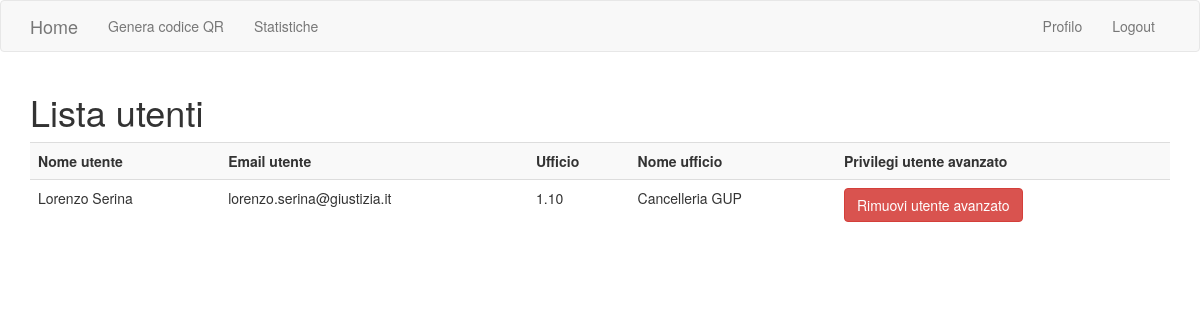
Page /su/utenti (signed in) on the earlier database version.
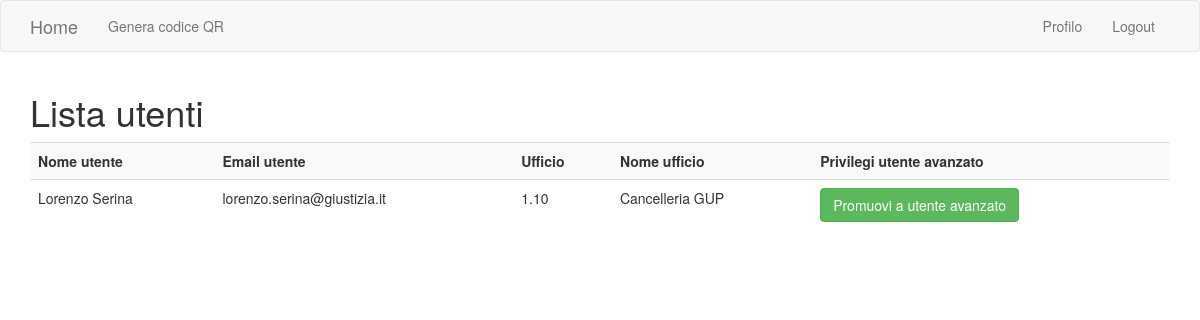
Same page on the later database version.
### app/models.py (models this page shows, shortened)
class User(UserMixin, db.Model):  # type: ignore
    id = db.Column(db.Integer, primary_key=True)
    nome = db.Column(db.String(32), index=True)
    cognome = db.Column(db.String(32), index=True)
    email = db.Column(db.String(64), index=True, unique=True)
    password = db.Column(db.String(128))
    nome_ufficio = db.Column(db.String(32), index=True)
    ufficio = db.Column(db.String(32), index=True)
    confirmed = db.Column(db.Boolean, default=False)
    superuser=db.Column(db.Boolean, default=False)

### app/superuser.py (the view)
@bp.route('/utenti', methods=('GET', 'POST'))
@login_required
def see_users():
    users=User.query.filter(User.email!=current_app.config["ADMIN_MAIL"]).all()
    return render_template('superuser/visualizza_utenti.html', title=current_app.config["LABELS"]["lista_utenti"], users=users)

### app/models.py (called while the page is built)
@login.user_loader
def load_user(id):
    try:
        user = User.query.get(int(id))
        if user.confirmed:
            return user
        else:
            return None
    except:
        return None

### app/templates/superuser/visualizza_utenti.html (shortened to what this page needs)
{% extends "base.html" %}
{% block app_content %}
    <h1>{{ title }}</h1>
    <table id="data" class="table table-striped">
        <tr>
          <th>{{config.LABELS.nome_utente}}</th>
          <th>{{config.LABELS.email_utente}}</th>
          <th>{{config.LABELS.ufficio}}</th>
          <th>{{config.LABELS.nome_ufficio}}</th>
          <th>{{config.LABELS.privilegi}}</th>
        </tr>
        {% for user in users %}
        <tr>
          <td>{{ user.nome + " " + user.cognome }}</td>
          <td>{{ user.email }}</td>
          <td>{{ user.ufficio }}</td>
          <td>{{ user.nome_ufficio }}</td>
          <td>
            {% if  user.superuser == False %}
                <a class="btn btn-success btn-md" id="btn_promote">{{ config.LABELS.promote }}</a>
            {% else %}
                <a class="btn btn-danger btn-md" id="btn_demote">{{ config.LABELS.demote }}</a>
            {% endif %}
        </td>
        </tr>
        {% endfor %}
    </table>
{% endblock %}

### app/templates/base.html (shortened to what this page needs)
{% extends 'bootstrap/base.html' %}
{% block navbar %}
    <nav class="navbar navbar-default">
        <div class="container">
            <div class="navbar-header">
                <a class="navbar-brand" href="{{ url_for('index') }}">Home</a>
            </div>
            <div class="collapse navbar-collapse" id="navbar">
                <ul class="nav navbar-nav navbar-left">
                    {% if current_user.is_authenticated %}
                    <li><a href="{{ url_for('fascicoli.generation') }}">{{ config.LABELS.genera }}</a></li>
                    <li>
                        {% if current_user.superuser == True %}
                            <a href="{{ url_for('statistics.view') }}">{{ config.LABELS.statistics }}</a>
                        {% endif %}
                    </li>
                    {% endif %}
                </ul>
                <ul class="nav navbar-nav navbar-right">
                    {% if current_user.is_anonymous %}
                        <li><a href="{{ url_for('auth.login') }}">{{ config.LABELS.login }}</a></li>
                    {% else %}
                        <li><a href="{{ url_for('user.user', id=current_user.id) }}">{{ config.LABELS.profilo }}</a></li>
                        <li><a href="{{ url_for('auth.logout') }}">{{ config.LABELS.logout }}</a></li>
                    {% endif %}
                </ul>
            </div>
        </div>
    </nav>
{% endblock %}
{% block content %}
    <div class="container">
        {% block app_content %}{% endblock %}
    </div>
    <link rel="stylesheet" href="static/style.css">
{% endblock %}

Differences in the rows shown:
changed User "Lorenzo Serina": superuser True → False (drawn); LABELS.promote (not shown) → "Promuovi a utente avanzato"; LABELS.demote "Rimuovi utente avanzato" → (not shown)
Other differences:
{{ config.LABELS.statistics }}: "Statistiche" → (not shown)
